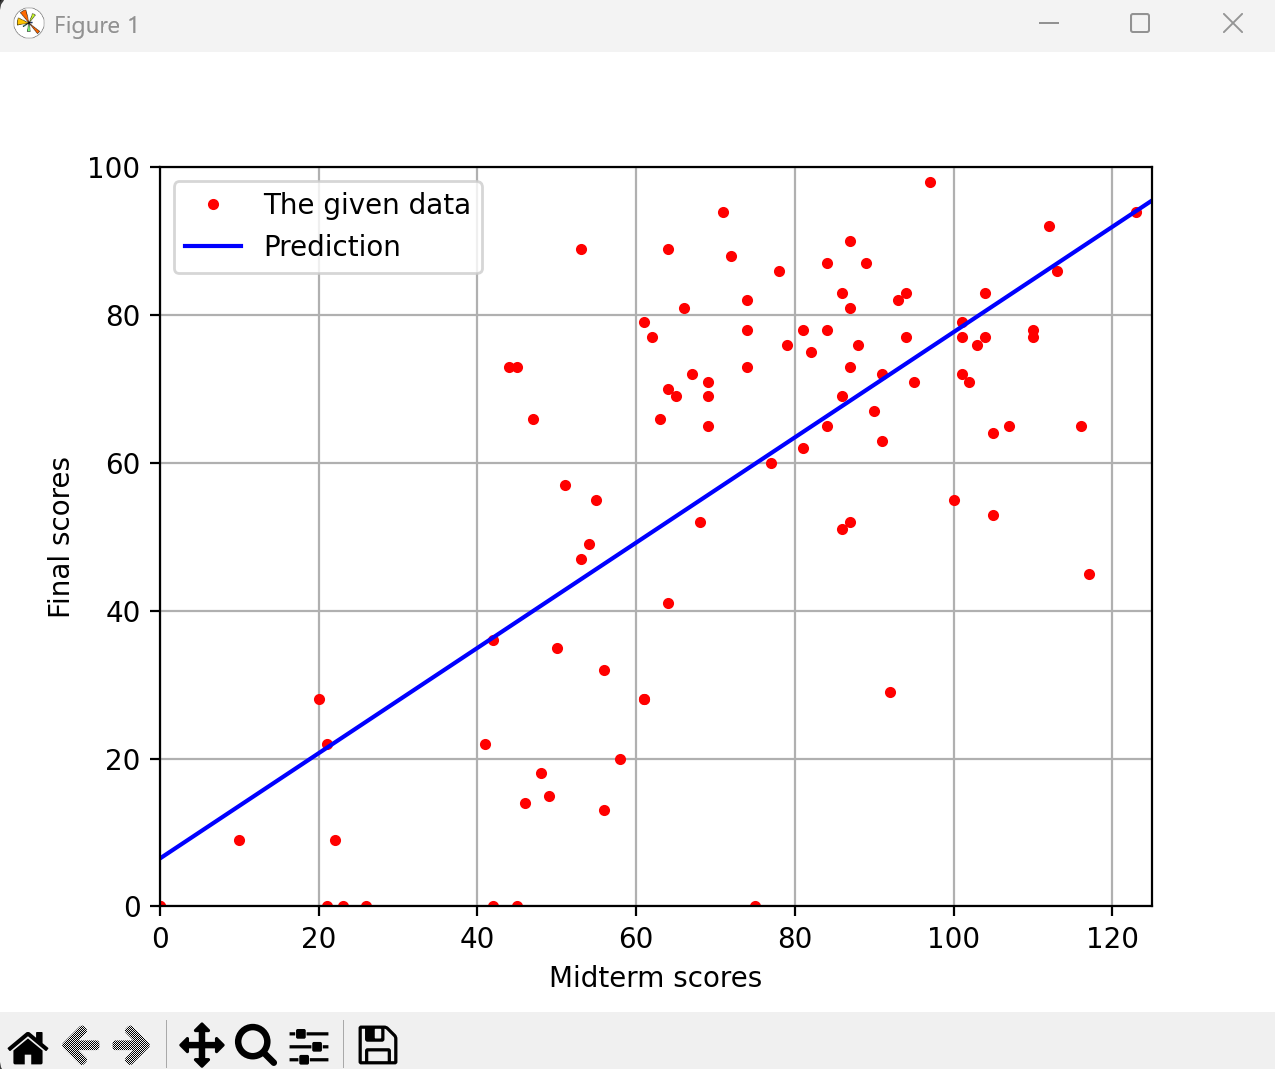

The Python source for this figure:
import numpy as np
import matplotlib.pyplot as plt

if __name__ == '__main__':
    midterm_range = np.array([0, 125])
    final_range = np.array([0, 100])

    # Load score data
    class_kr = np.loadtxt('data/class_score_kr.csv', delimiter=',')
    class_en = np.loadtxt('data/class_score_en.csv', delimiter=',')
    data = np.vstack((class_kr, class_en))

    # Estimate a line: final = slope * midterm + y_intercept
    midterm_scores = data[:, 0]
    final_scores = data[:, 1]

    A = np.vstack([midterm_scores, np.ones(len(midterm_scores))]).T
    line = np.linalg.pinv(A) @ final_scores

    final = lambda midterm: line[0] * midterm + line[1]
    while True:
        try:
            given = input('Q) Please input your midterm score (Enter or -1: exit)? ')
            if given == '' or float(given) < 0:
                break
            print(f'A) Your final score is expected to be {final(float(given)):.3f}.')
        except Exception as ex:
            print(f'Cannot answer the question. (message: {ex})')
            break

    plt.figure()
    plt.plot(data[:,0], data[:,1], 'r.', label='The given data')
    plt.plot(midterm_range, final(midterm_range), 'b-', label='Prediction')
    plt.xlabel('Midterm scores')
    plt.ylabel('Final scores')
    plt.xlim(midterm_range)
    plt.ylim(final_range)
    plt.grid()
    plt.legend()
    plt.show()
